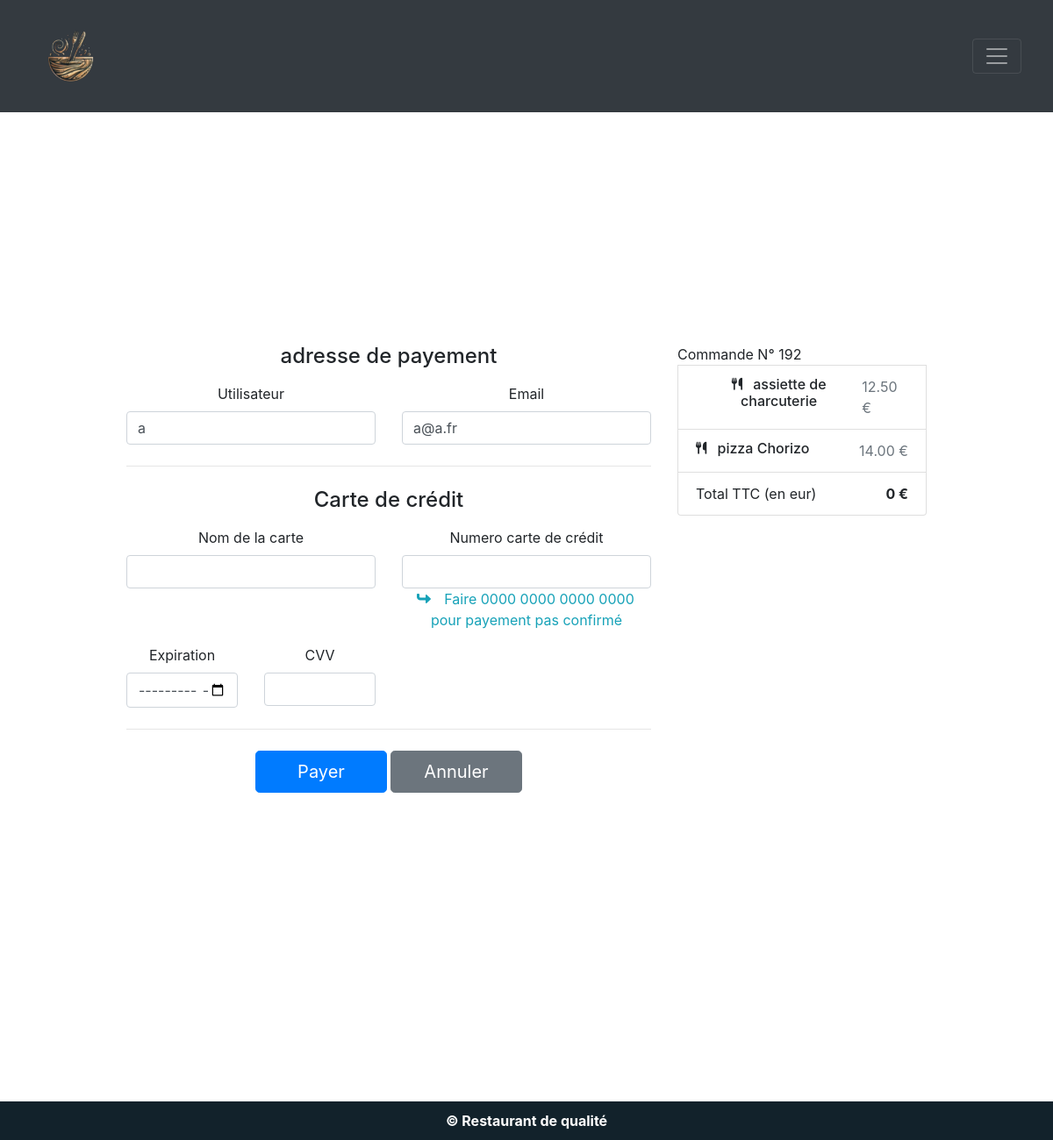
The app's page /pay.php (signed in) with its own data.
### tables this page shows
CREATE TABLE `ligne` (
  `id_ligne` int(11) NOT NULL,
  `id_commande` int(11) NOT NULL,
  `id_produit` int(11) NOT NULL,
  `qte` int(11) NOT NULL DEFAULT 0,
  `total_ligne_ht` decimal(10,2) NOT NULL DEFAULT 0.00
);

CREATE TABLE `produit` (
  `id_produit` int(11) NOT NULL,
  `libelle` varchar(255) NOT NULL,
  `prix_ht` decimal(10,2) NOT NULL,
  `descProduit` varchar(250) DEFAULT NULL
);

### class/database.class.php (called while the page is built, shortened)
<?php
class Database
{
    private PDO $dbh;
    function __construct(PDO $pDO)
    {
        $this->dbh = $pDO;
    }
    public function SelectDb(string $sql, ?array $champs)
    {
        try {
            $sth = $this->dbh->prepare($sql);
            $sth->execute($champs);
            $row = $sth->fetchAll();
            return $row;
        } catch (PDOException $e) {
            die("<p>Erreur lors de la requête SELECT SQL : " . $e->getMessage() . "</p>");
        }
    }
}
?>

### pay.php (the view, shortened to what this page needs)
<?php
include_once "class/database.class.php";
$cc_name = "";
$objetConnexion = db_connect();
$db = new Database($objetConnexion);
$user = $_SESSION["user"];
if ($user) {
    $login = $user['login'];
    $email = $user['email'];
    $lignes = $db->SelectDb("SELECT * FROM `ligne`, user WHERE user.id_user = :id_user;", [":id_user" => $user['id_user']]);
}
?>
<!DOCTYPE html>
<html lang="fr">
<head>
    <?php
    include('header.php');
    ?>
    <main style="padding: 12%">
        <div class="row g-5">
            <div class="col-md-5 col-lg-4 order-md-last">
                <ul class="list-group mb-3">
                    <span>Commande N° <?= $lignes[0]['id_commande'] ?> </span>
                    <?php foreach ($lignes as $row) {
                        $the_product = $db->SelectDb("SELECT * FROM produit WHERE id_produit=:id_produit", [':id_produit' => $row['id_produit']]);
                        echo "<li class=' list-group-item d-flex justify-content-between lh-sm'>
                        <div>
                            <h6 class='my-0'> <i class='fa-solid fa-utensils fa-sm'></i> &ensp;" . $the_product[0]['libelle'] . "</h6>
                            <small class='text-muted'>" . $the_product[0]['descProduit'] . " </small>
                        </div>
                        <span class='text-muted'> " . $the_product[0]['prix_ht'] . " € </span>
                    </li>";
                    } ?>
                    <li class='list-group-item d-flex justify-content-between'>
                        <span>Total TTC (en eur)</span>
                        <strong><?= $_SESSION['total_commande'] + $_SESSION['total_commande'] * 0.05; ?> € <?php $_SESSION['typeConso'] ?></strong>
                    </li>
                </ul>
            </div>
            <div class="col-md-7 col-lg-8">
                <h4 class="mb-3">adresse de payement</h4>
                <form class="needs-validation" method="post" id="paymentForm">
                    <div class="row g-3">
                        <div class="col-sm-6">
                            <label for="firstName" class="form-label">Utilisateur</label>
                            <input type="text" class="form-control" id="firstName" placeholder="" value="<?= $login ?>"
                                   required="">
                        </div>
                        <div class="col-sm-6">
                            <label for="email" class="form-label">Email </label>
                            <input type="email" class="form-control" id="email" placeholder="exemple@limayrac.fr"
                                   value="<?= $email ?>">
                        </div>
                    </div>
                    <hr class="my-4">
                    <h4 class="mb-3">Carte de crédit</h4>
                    <div class="row gy-3">
                        <div class="col-md-6">
                            <label for="cc_name" class="form-label">Nom de la carte</label>
                            <input name="cc_name" type="text" class="form-control" id="cc_name" value="<?= $cc_name ?>">
                        </div>
                        <div class="col-md-6">
                            <label for="cc_number" class="form-label">Numero carte de crédit</label>
                            <input name="cc_number" type="number" class="form-control" id="cc_number"
                                   value="<?= $cc_number ?>">
                            <p class="text-info"><i class="fas fa-level-up-alt fa-rotate-90"></i> &ensp; Faire 0000 0000
                                0000 0000 pour payement pas confirmé</p>
                        </div>
                        <div class="col-md-3">
                            <label for="cc_expiration" class="form-label">Expiration</label>
                            <input name="cc_expiration" type="month" class="form-control" id="cc_expiration"
                                   value="<?= $cc_expiration ?>">
                        </div>
                        <div class="col-md-3">
                            <label for="cc_cvv" class="form-label">CVV</label>
                            <input name="cc_cvv" type="number" class="form-control" id="cc_cvv" value="<?= $cc_cvv ?>">
                        </div>
                    </div>
                    <hr class="my-4">
                    <button class="w-25 btn btn-primary btn-lg" type="submit" name="submit"
                            onclick="confirmerPaiement()">Payer
                    </button>
                    <form method="POST">
                    <input value="Annuler" class="w-25 btn btn-secondary btn-lg"  type="submit"  />
                    </form>
                </form>
            </div>
        </div>
    </main>
    <?php
    include "footer.php";
    ?>

### css/main.css (style rules this page uses)
body { font-family: Lucida Console; padding:auto; margin:auto; background-color: white; box-sizing: border-box; }
li { list-style: none; }
h1, h2, h3, h4, h5, h6, p, form { text-align:center; }

### records on screen
ligne: id_commande "192", id_produit.libelle "assiette de charcuterie", id_produit.prix_ht "12.50"
ligne: id_produit.libelle "pizza Chorizo", id_produit.prix_ht "14.00"

### other values on screen
$_SESSION['total_commande'] + $_SESSION['total_commande'] * 0.05 "0"
